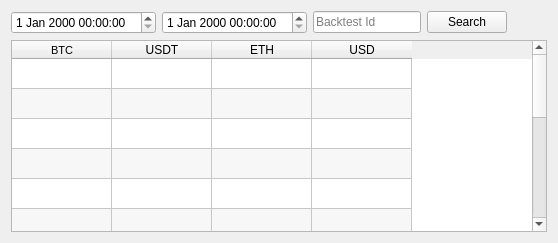
        <widget class="QWidget" name="tabStats">
         <property name="Combinear.qss" stdset="0">
          <string notr="true"/>
         </property>
         <attribute name="title">
          <string>Statistics</string>
         </attribute>
         <layout class="QGridLayout" name="gridLayout_19">
          <item row="0" column="0">
           <layout class="QVBoxLayout" name="verticalLayout_16">
            <item>
             <layout class="QHBoxLayout" name="horizontalLayout_7">
              <item>
               <widget class="QDateTimeEdit" name="dateFromStats">
                <property name="Combinear.qss" stdset="0">
                 <string notr="true"/>
                </property>
               </widget>
              </item>
              <item>
               <widget class="QDateTimeEdit" name="dateToStats">
                <property name="Combinear.qss" stdset="0">
                 <string notr="true"/>
                </property>
               </widget>
              </item>
              <item>
               <widget class="QLineEdit" name="txtBacktestIdStats">
                <property name="sizePolicy">
                 <sizepolicy hsizetype="Fixed" vsizetype="Fixed">
                  <horstretch>0</horstretch>
                  <verstretch>0</verstretch>
                 </sizepolicy>
                </property>
                <property name="placeholderText">
                 <string>Backtest Id</string>
                </property>
                <property name="Combinear.qss" stdset="0">
                 <string notr="true"/>
                </property>
               </widget>
              </item>
              <item>
               <widget class="QPushButton" name="btnSearchStats">
                <property name="text">
                 <string>Search</string>
                </property>
                <property name="Combinear.qss" stdset="0">
                 <string notr="true"/>
                </property>
               </widget>
              </item>
              <item>
               <spacer name="horizontalSpacer_5">
                <property name="orientation">
                 <enum>Qt::Horizontal</enum>
                </property>
                <property name="sizeHint" stdset="0">
                 <size>
                  <width>40</width>
                  <height>20</height>
                 </size>
                </property>
               </spacer>
              </item>
             </layout>
            </item>
            <item>
             <widget class="QTableWidget" name="tblStats">
              <property name="enabled">
               <bool>true</bool>
              </property>
              <property name="alternatingRowColors">
               <bool>true</bool>
              </property>
              <property name="sortingEnabled">
               <bool>true</bool>
              </property>
              <property name="Combinear.qss" stdset="0">
               <string notr="true"/>
              </property>
              <attribute name="verticalHeaderVisible">
               <bool>false</bool>
              </attribute>
              <row>
               <property name="text">
                <string>New Row</string>
               </property>
              </row>
              <row>
               <property name="text">
                <string>New Row</string>
               </property>
              </row>
              <row>
               <property name="text">
                <string>New Row</string>
               </property>
              </row>
              <row>
               <property name="text">
                <string>New Row</string>
               </property>
              </row>
              <row>
               <property name="text">
                <string>New Row</string>
               </property>
              </row>
              <row>
               <property name="text">
                <string>New Row</string>
               </property>
              </row>
              <row>
               <property name="text">
                <string>New Row</string>
               </property>
              </row>
              <row>
               <property name="text">
                <string>New Row</string>
               </property>
              </row>
              <row>
               <property name="text">
                <string>New Row</string>
               </property>
              </row>
              <row>
               <property name="text">
                <string>New Row</string>
               </property>
              </row>
              <row>
               <property name="text">
                <string>New Row</string>
               </property>
              </row>
              <row>
               <property name="text">
                <string>New Row</string>
               </property>
              </row>
              <row>
               <property name="text">
                <string>New Row</string>
               </property>
              </row>
              <column>
               <property name="text">
                <string>BTC</string>
               </property>
               <property name="font">
                <font>
                 <pointsize>8</pointsize>
                </font>
               </property>
              </column>
              <column>
               <property name="text">
                <string>USDT</string>
               </property>
              </column>
              <column>
               <property name="text">
                <string>ETH</string>
               </property>
              </column>
              <column>
               <property name="text">
                <string>USD</string>
               </property>
              </column>
              <item row="0" column="0">
               <property name="text">
                <string/>
               </property>
               <property name="font">
                <font>
                 <pointsize>14</pointsize>
                </font>
               </property>
              </item>
             </widget>
            </item>
           </layout>
          </item>
         </layout>
        </widget>
